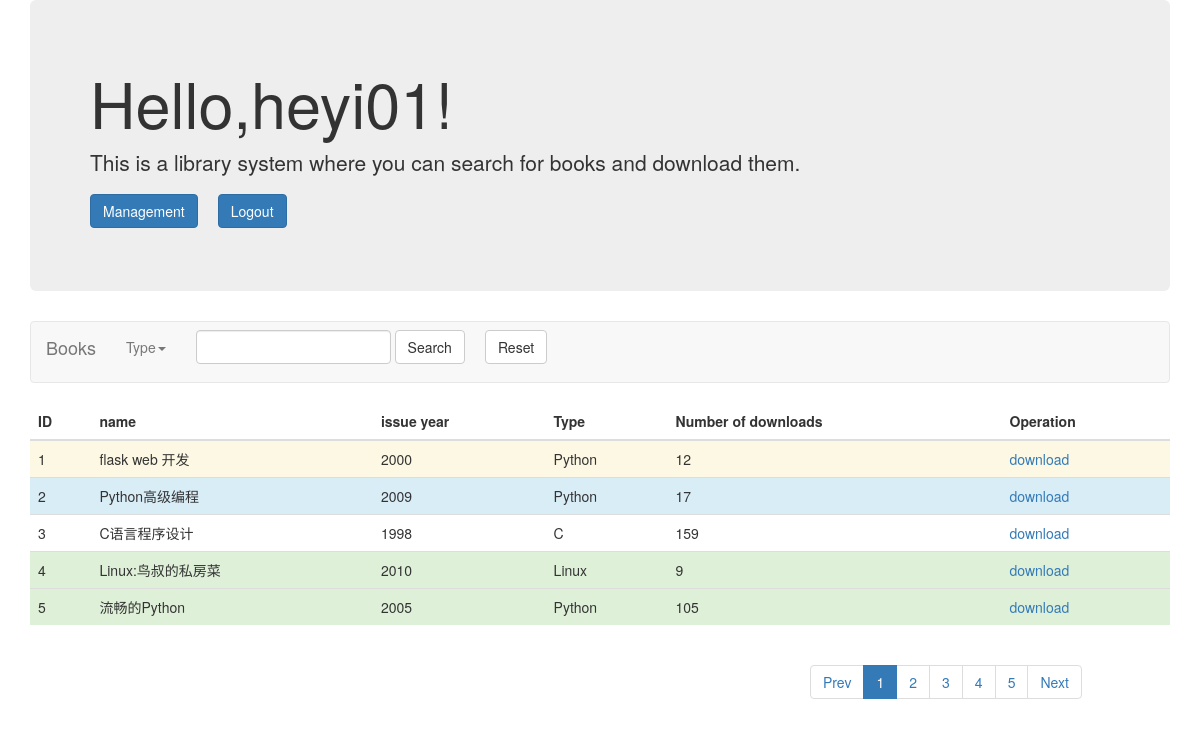
Page /home (signed in) on the earlier database version.
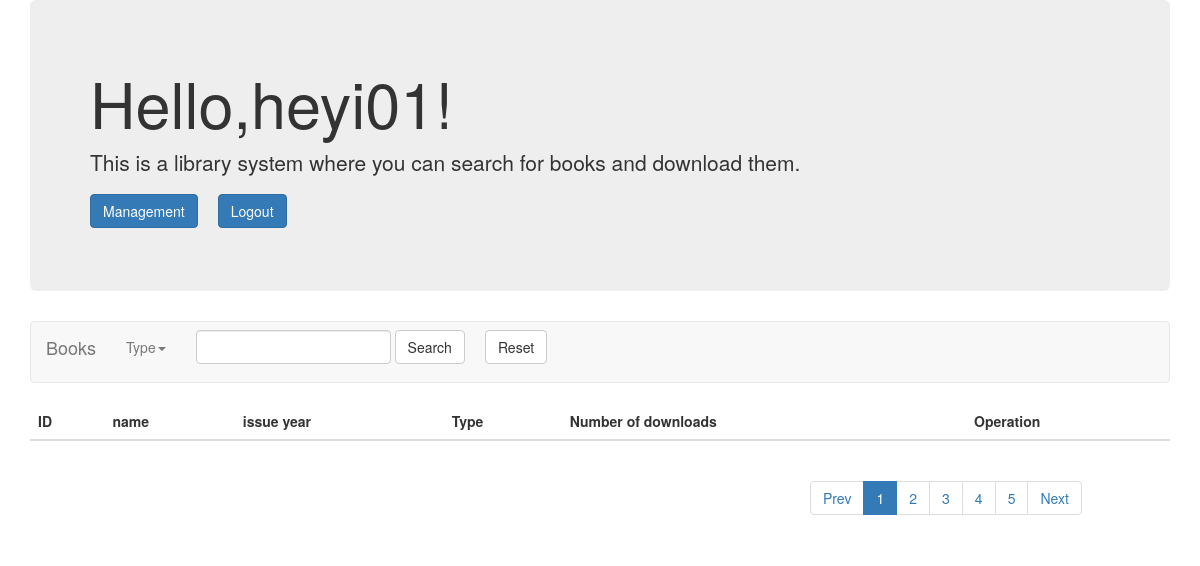
Same page on the later database version.
### models.py (models this page shows, shortened)
class Books(db.Model):
    id = db.Column(db.Integer,primary_key = True)
    book_name = db.Column(db.String(50))
    book_type = db.Column(db.String(50))
    book_introduction = db.Column(db.String(100))
    issue_year = db.Column(db.String(50))
    book_file_name = db.Column(db.String(50))
    add_book_time = db.Column(db.String(50))
    number_of_downloads = db.Column(db.Integer)

### app.py (the view)
@app.route("/home",methods = ['POST','GET'])
@login_required
@routing_permission_check
def home():
    form = SearchBookForms()
    username = session.get('user_id')
    dic1 = {'username':username,'active1':'active','active2':'','active3':'','active4':'','active5':'','current_page_number':1}
    book_info = Books.query.limit(5).all()
    if len(book_info) ==0:
        book_info_list=[]
    else:
        book_info_list = []
        for i in book_info:
            book_info_list.append(i.__dict__)
        for j in book_info_list:
            del j['_sa_instance_state']
            del j['add_book_time']
            del j['book_file_name']
        style_list = ['success','info','warning','error','']
        for dict_data in book_info_list:
            style_value = random.choice(style_list)
            dict_data['style'] = style_value
    return render_template('home.html',form = form,dic1 = dic1,list1 = book_info_list)

### forms.py
class SearchBookForms(FlaskForm):
    book_name= StringField('book_name',validators = [DataRequired()])
    submit = SubmitField('submit')

### decorator.py (called while the page is built)
def login_required(func):
    @wraps(func)
    def inner(*args, **kwargs):
        user_id = session.get('user_id')
        if not user_id:
            return jsonify({'error':'User not logged in'}
                           )
        else:
            g.user_id = user_id
            return func(*args, **kwargs)
    return inner

### templates/home.html (shortened to what this page needs)
<!DOCTYPE html>
<html>
<head>
	<link rel="stylesheet" href="/static/css/bootstrap.min.css">
</head>
<body>
	<div class="container">
		<div class="row clearfix">
			<div class="col-md-12 column">
				<div class="jumbotron">
					<h1>
						Hello,{{ dic1['username'] }}!
					</h1>
					<p>
						This is a library system where you can search for books and download them.
					</p>
					<p>
						 <a class="btn btn-primary btn-large" href="/management/user">Management</a><a style="margin-left: 20px;" class="btn btn-primary btn-large" href="/logout">Logout</a>
					</p>
				</div>
				<nav  class="navbar navbar-default" role="navigation">
					<div class="navbar-header">
						 <a class="navbar-brand" href="#">Books</a>
					</div>
					<div class="collapse navbar-collapse" id="bs-example-navbar-collapse-1">
						<ul class="nav navbar-nav">
							<li class="dropdown">
								 <a href="#" class="dropdown-toggle" data-toggle="dropdown">Type<strong class="caret"></strong></a>
							</li>
						</ul>
						<form class="navbar-form navbar-left" role="search" action="/home/search/1" method="post" >
							<div class="form-group">
								<input type="text" class="form-control" name = "book_name" />
							</div> <button type="submit" class="btn btn-default">Search</button><a style="margin-left: 20px;" type="submit" class="btn btn-default" href="/home" >Reset</a>
						</form>
					</div>
				</nav>
				<table  class="table">
					<thead>
						<tr>
							<th>
								ID
							</th>
							<th>
								name
							</th>
							<th>
								issue year
							</th>
							<th>
								Type
							</th>
							<th>
								Number of downloads
							</th>
							<th>
								Operation
							</th>
						</tr>
					</thead>
					<tbody>
						{% for item in list1 %}
							<tr class="{{ item['style'] }}" >
								<td>
									{{ item['id'] }}
								</td>
								<td>
									{{ item['book_name'] }}
								</td>
								<td>
									{{ item['issue_year'] }}
								</td>
								<td>
									{{ item['book_type'] }}
								</td>
								<td>
									{{ item['number_of_downloads'] }}
								</td>
								<td>
									<a href="/book/download/{{ item['id'] }}">download</a>
								</td>
							</tr>
						{% endfor %}
					</tbody>
				</table>
			</div>
		</div>
		<div class="row clearfix">
			<div class="col-md-2 column">
			</div>
			<div class="col-md-6 column">
			</div>
			<div class="col-md-4 column">
				<ul class="pagination">
					<li class="{{ dic1['active_Prev'] }}">
						{% if dic1['current_page_number'] <=2  %}
							<a href="/home">Prev</a>
						{% else %}
							<a href="/home/page/{{ dic1['current_page_number']-1 }}">Prev</a>
						{% endif %}
				   	</li>
					<li class="{{ dic1['active1'] }}">
						 <a href="/home">1</a>
					</li>
					<li class="{{ dic1['active2'] }}">
						 <a href="/home/page/2">2</a>
					</li>
					<li class="{{ dic1['active3'] }}">
						 <a href="/home/page/3">3</a>
					</li>
					<li class="{{ dic1['active4'] }}">
						 <a href="/home/page/4">4</a>
					</li>
					<li class="{{ dic1['active5'] }}">
						 <a href="/home/page/5">5</a>
					</li>
					<li class="{{ dic1['active_next'] }}">
						 <a href="/home/page/{{ dic1['current_page_number']+1 }}">Next</a>
					</li>
				</ul>
			</div>
		</div>
	</div>
</body>
</html>

Differences in the rows shown:
removed Books: id "1", book_name "flask web 开发", issue_year "2000", book_type "Python", number_of_downloads "12"
removed Books: id "2", book_name "Python高级编程", issue_year "2009", book_type "Python", number_of_downloads "17"
removed Books: id "3", book_name "C语言程序设计", issue_year "1998", book_type "C", number_of_downloads "159"
removed Books: id "4", book_name "Linux:鸟叔的私房菜", issue_year "2010", book_type "Linux", number_of_downloads "9"
removed Books: id "5", book_name "流畅的Python", issue_year "2005", book_type "Python", number_of_downloads "105"
